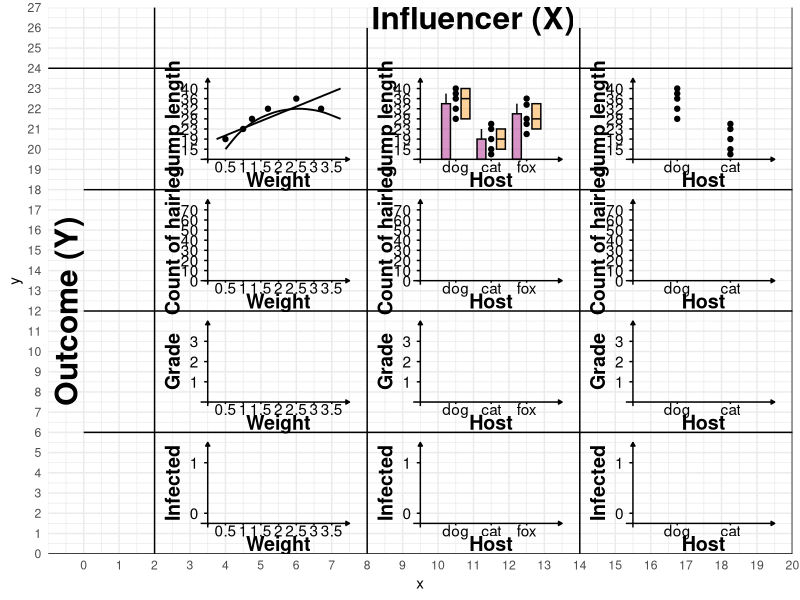

This figure's R source:
library(tidyverse)

geom_coord_cross <- function(x, y, yticks = "numeric", xticks = "numeric", zero = FALSE) {
  list(
    annotate("segment", x = x-0.2, xend = x+4, y = y, yend = y,
             arrow = arrow(length = unit(0.0075, "npc"), type = "closed")),
    annotate("segment", x = x, xend = x, y = y-0.2, yend = y+4,
             arrow = arrow(length = unit(0.0075, "npc"), type = "closed")),
    if(yticks == "numeric") {
      if(zero){
        list(
          annotate("segment", x = x-0.1, xend = x, y = y + seq(0, 3.5, 0.5), yend = y+ seq(0, 3.5, 0.5)),
          annotate("text", x = x -0.25, y = y + seq(0, 3.5, 0.5), label = seq(0, 70, 10),
                   hjust = "right"),
          annotate("text", x = x - 1, y = y +2, label = c("Count of hairleg"), fontface = 2, size = 5,
                   angle = 90)
        )
      } else {
        list(
          annotate("segment", x = x-0.1, xend = x, y = y + seq(0, 3.5, 0.5), yend = y+ seq(0, 3.5, 0.5)),
          annotate("text", x = x -0.25, y = y + seq(0.5, 3.5, 0.5), 
                   label = round(seq(15, 40, length.out = 7)), hjust = "right") ,
          annotate("text", x = x - 1, y = y +2, label = c("Jump length"), fontface = 2, size = 5, 
                   angle = 90)
        )        
      }
    },
    if(xticks == "numeric") {
      list(
        annotate("segment", x = x+ seq(0, 3.5, 0.5), xend = x+ seq(0, 3.5, 0.5), y = y -0.1 , yend = y),
        annotate("text", x = x +seq(0.5, 3.5, 0.5), y = y -0.35, label = seq(0.5, 3.5, 0.5)),
        annotate("text", x = x + 2, y = y -1, label = c("Weight"), fontface = 2, size = 5)
      )
    },
    if(yticks == "3lvl") {
      list(
        annotate("segment", x = x-0.1, xend = x, y = y + c(1,2,3), yend = y+ c(1,2,3)),
        annotate("text", x = x -0.25, y = y + c(1,2,3), label = c("1", "2", "3"), hjust = "right") ,
        annotate("text", x = x - 1, y = y +2, label = c("Grade"), fontface = 2, size = 5, angle = 90)
      )
    },
    if(xticks == "3lvl") {
      list(
        annotate("segment", x = x + c(1,2,3), xend = x+ c(1,2,3), y = y -0.1 , yend = y),
        annotate("text", x = x + c(1,2,3), y = y -0.35, label = c("dog", "cat", "fox")),
        annotate("text", x = x + 2, y = y -1, label = c("Host"), fontface = 2, size = 5)
      )
    },
    if(yticks == "2lvl") {
      list(
        annotate("segment", x = x-0.1, xend = x, y = y + c(0.5, 3), yend = y+  c(0.5, 3)),
        annotate("text", x = x -0.25, y = y + c(0.5, 3), label = c("0", "1"), hjust = "right") ,
        annotate("text", x = x - 1, y = y +2, label = c("Infected"), fontface = 2, size = 5, angle = 90)
      )
    },
    if(xticks == "2lvl") {
      list(
        annotate("segment", x = x+ c(1.25, 2.75), xend = x+ c(1.25, 2.75), y = y -0.1 , yend = y),
        annotate("text", x = x + c(1.25, 2.75), y = y -0.35, label = c("dog", "cat")),
        annotate("text", x = x + 2, y = y -1, label = c("Host"), fontface = 2, size = 5)
        
      )
    }
  )
}

ggplot() +
  ## theme_void() +
  theme_minimal() +
  coord_cartesian(xlim = c(-1, 20), ylim = c(0, 27)) +
  scale_x_continuous(breaks = seq(-10, 10, 1)) +
  scale_y_continuous(breaks = seq(0, 10, 1)) +
  annotate("segment", x = c(2, 8, 14, 20), xend = c(2, 8, 14, 20),
           y = c(0, 0, 0, 0), yend = c(27, 26, 26, 27)) +
  annotate("segment", x = c(-1, 0, 0, 0, -1), xend = c(20, 20, 20, 20, 20),
           y = c(0, 6, 12, 18, 24), yend = c(0, 6, 12, 18, 24)) +
  geom_segment(y = c(0, 6, 12, 18, 24)) +
  scale_x_continuous(breaks = 0:22, expand = expansion(mult = 0)) +
  scale_y_continuous(breaks = 0:28, expand = expansion(mult = 0)) +
  ## outer text
  annotate("text", x = 11, y = 26.5, label = "Influencer (X)", size = 8, fontface = 2) +
  annotate("text", x = -0.5, y = 12, label = "Outcome (Y)", size = 8, fontface = 2, angle = 90) +
  ## coords
  geom_coord_cross(x = 3.5, y = 19.5, yticks = "numeric", xticks = "numeric") +
  geom_coord_cross(x = 9.5, y = 19.5, yticks = "numeric", xticks = "3lvl") +
  geom_coord_cross(x = 15.5, y = 19.5, yticks = "numeric", xticks = "2lvl") +
  geom_coord_cross(x = 3.5, y = 13.5, yticks = "numeric", xticks = "numeric", zero = TRUE) +
  geom_coord_cross(x = 9.5, y = 13.5, yticks = "numeric", xticks = "3lvl", zero = TRUE) +
  geom_coord_cross(x = 15.5, y = 13.5, yticks = "numeric", xticks = "2lvl", zero = TRUE) +
  geom_coord_cross(x = 3.5, y = 7.5, yticks = "3lvl", xticks = "numeric") +
  geom_coord_cross(x = 9.5, y = 7.5, yticks = "3lvl", xticks = "3lvl") +
  geom_coord_cross(x = 15.5, y = 7.5, yticks = "3lvl", xticks = "2lvl") +
  geom_coord_cross(x = 3.5, y = 1.5, yticks = "2lvl", xticks = "numeric") +
  geom_coord_cross(x = 9.5, y = 1.5, yticks = "2lvl", xticks = "3lvl") +
  geom_coord_cross(x = 15.5, y = 1.5, yticks = "2lvl", xticks = "2lvl") +
  ## normal
  ### covariate
  annotate("point", x = c(0.5, 1, 1.25, 1.7, 2.5, 3.2) + 3.5, 
           y = c(20.5, 21, 21.5, 22, 22.5, 22)) +
  annotate("segment", x = 3.75, xend = 7.25, y = 20.5, yend = 23, linewidth = 0.65) +
  geom_curve(aes(x = 4, y = 20, xend = 7.25, yend = 21.5),
             curvature = -0.4, color = "black", linewidth = 0.65) +
  ### 3lvl
  geom_rect(aes(xmin = 10.1, xmax = 10.35, ymin = 19.5, ymax = 22.25), fill = "#B12A9080",
            color = "black") +
  geom_segment(aes(x = 10.225, xend = 10.225, y = 22.25, yend = 22.75)) +
  annotate("point", x = c(10.5), 
           y = c(21.5, 22, 22.5, 22.75, 23)) +  
  geom_rect(aes(xmin = 10.65, xmax = 10.9, ymin = 21.5, ymax = 23), fill = "#FCA63680",
            color = "black") +
  geom_segment(aes(x = 10.65, xend = 10.9, y = 22.5, yend = 22.5)) +
  geom_rect(aes(xmin = 11.1, xmax = 11.35, ymin = 19.5, ymax = 20.5), fill = "#B12A9080",
            color = "black") +
  geom_segment(aes(x = 11.225, xend = 11.225, y = 20.5, yend = 21)) +
  annotate("point", x = c(11.5), 
           y = c(19.75, 20, 20.5, 21, 21.25)) +  
  geom_rect(aes(xmin = 11.65, xmax = 11.9, ymin = 20, ymax = 21), fill = "#FCA63680",
            color = "black") +
  geom_segment(aes(x = 11.65, xend = 11.9, y = 20.5, yend = 20.5)) +
  geom_rect(aes(xmin = 12.1, xmax = 12.35, ymin = 19.5, ymax = 21.75), fill = "#B12A9080",
            color = "black") +
  geom_segment(aes(x = 12.225, xend = 12.225, y = 21.75, yend = 22.25)) +
  annotate("point", x = c(12.5), 
           y = c(20.75, 21.25, 21.5, 22.2, 22.5)) +
  geom_rect(aes(xmin = 12.65, xmax = 12.9, ymin = 21, ymax = 22.25), fill = "#FCA63680",
            color = "black") +
  geom_segment(aes(x = 12.65, xend = 12.9, y = 21.5, yend = 21.5)) +
  ### 2lvl
  annotate("point", x = c(16.75), 
           y = c(21.5, 22, 22.5, 22.75, 23)) +  
  annotate("point", x = c(18.25), 
           y = c(19.75, 20, 20.5, 21, 21.25))


























## gandalf

  
  
  
